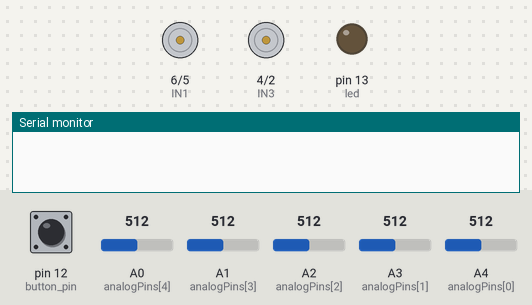
Bench run of a sketch on a simulated Arduino Uno, built with avr-gcc and run on an emulated ATmega328P. Shown: motor-driver pin pairs drawn as motors (green arrow = first pin HIGH = forward, orange = second pin HIGH = backward, longer = more drive, scaled by the enable pin), output pins drawn as LEDs (lit = HIGH), the last lines printed to the serial monitor. Dashed ring = blinking. The inputs (shaded band) are chosen by the test bench; at power-on: pin 12 (button_pin) HIGH, A0 (analogPins[4]) = 512, A4 (analogPins[0]) = 512, A1 (analogPins[3]) = 512, A3 (analogPins[1]) = 512, A2 (analogPins[2]) = 512.

Above: at 1.2 s.
1.3 s: pin 12 (button_pin) pulled LOW for 0.15 s
At 1.6 s:
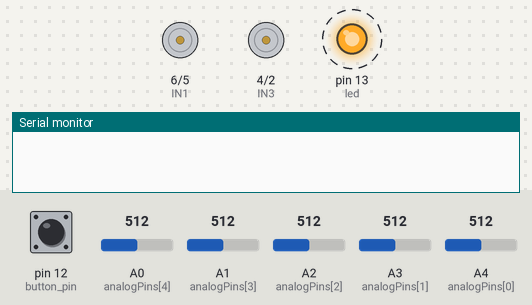
4.3 s: A0 (analogPins[4]) set to 544
5.8 s: A4 (analogPins[0]) set to 540
At 6.5 s:
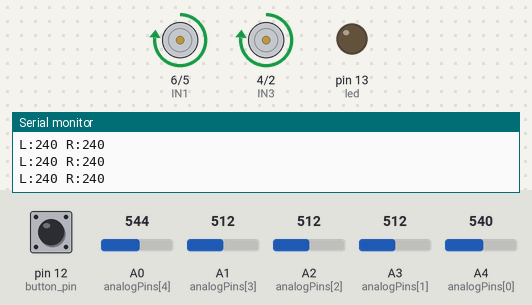
7.3 s: A1 (analogPins[3]) set to 541
At 7.7 s:
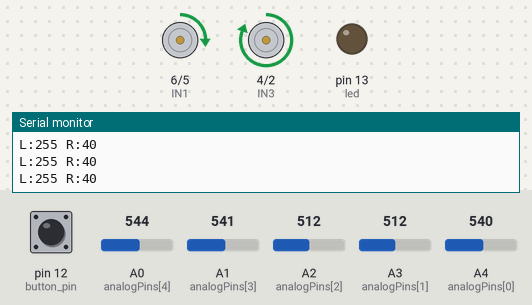
8.8 s: A3 (analogPins[1]) set to 541
At 9.9 s:
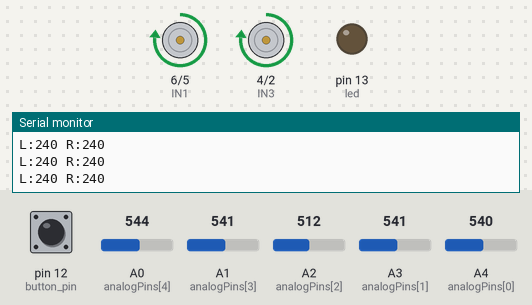
11.8 s: A2 (analogPins[2]) set to 541
At 12.2 s:
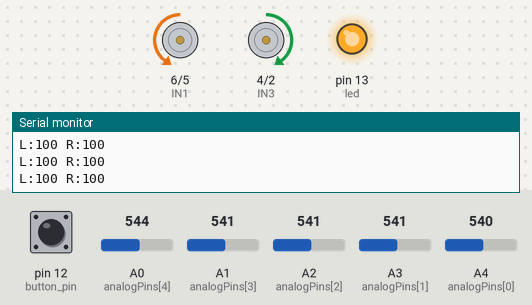
Timing chart, 0 to 14.3 s (numbered marks = the images above; inputs shaded):
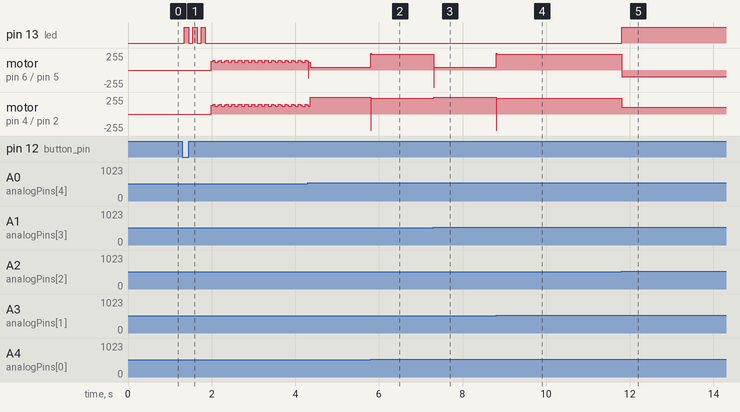

The sketch:

my_robot.ino
```cpp
//motor pin defines
#define IN1 6
#define IN2 5
#define IN3 4
#define IN4 2
#define enA 9
#define enB 3

//declaration of necessary variable to line follow
int s[5], total, sensor_position; // Corrected size to 5 for 5 sensors
int threshold = 531; //set threshold as like i've shown in video
float avg;
int position[5] = { 1, 2, 3, 4, 5 }; // Corrected size to 5 for 5 sensors
int set_point = 3;

//push button and led
int button_pin = 12;
int led = 13;
// bool button_pin_state; // No longer needed
const byte analogPins[5] = {A4, A3, A2, A1, A0};

// Global state variables for toggle button logic
bool lineFollowingActive = false;     // Is the robot currently supposed to be line following?
int buttonState;                      // Current debounced state of the button
int lastSteadyButtonState = HIGH;     // Previous raw reading of the button, for debounce timing
unsigned long lastDebounceTime = 0;   // Used for button debouncing
unsigned long debounceDelay = 50;     // Debounce time in milliseconds

void setup() {
  //motor driver pins as output
  pinMode(IN3, OUTPUT);
  pinMode(IN4, OUTPUT);
  pinMode(IN1, OUTPUT);
  pinMode(IN2, OUTPUT);
  //button pin as input
  pinMode(button_pin, INPUT_PULLUP);
  //led pin as output
  pinMode(led, OUTPUT);
  Serial.begin(9600);
  buttonState = digitalRead(button_pin); // Initialize buttonState
  lastSteadyButtonState = buttonState;   // Initialize with current button state
}

void loop() {
  display_value();

  int reading = digitalRead(button_pin); // Raw reading

  // If the raw reading has changed, reset the debouncing timer.
  // This tracks the time since the last *change* in raw signal.
  if (reading != lastSteadyButtonState) {
    lastDebounceTime = millis();
  }

  if ((millis() - lastDebounceTime) > debounceDelay) {
    // The reading has been stable for longer than the debounce delay.
    // If this stable reading is different from the current debounced buttonState,
    // it means a confirmed change has occurred.
    if (reading != buttonState) {
      buttonState = reading; // Update the debounced state

      // Toggle happens only on the falling edge (press: HIGH -> LOW)
      if (buttonState == LOW) {
        lineFollowingActive = !lineFollowingActive; // Toggle the mode

        if (lineFollowingActive) {
          // Just transitioned to active: blink LEDs as a start signal
          for (int i = 0; i < 3; ++i) {
            digitalWrite(led, HIGH);
            delay(100);
            digitalWrite(led, LOW);
            delay(100);
          }
        } else {
          // Just transitioned to inactive: ensure LED is off and motors stop
          digitalWrite(led, LOW);
          motor(0, 0);
        }
      }
    }
  }

  lastSteadyButtonState = reading; // Save the current raw reading for the next loop iteration, to detect changes.

  // Act based on the lineFollowingActive state
  if (lineFollowingActive) {
    PID_LINE_FOLLOW(); // This will be called continuously if active
  }
  // Motors are stopped and LED turned off when lineFollowingActive becomes false.
  // No need for an 'else' block here to actively stop them on every loop if already inactive.
}

void Sensor_reading() {
  sensor_position = 0;
  total = 0;
  for (byte i = 0; i < 5; i++) {  // Sensor data read from A0, A1, A2, A3, A4
    s[i] = analogRead(analogPins[i]);
    // If analogRead is LOW (sees black), set s[i] to 1. Otherwise, set to 0 (sees white).
    if (s[i] < threshold) s[i] = 1;  // 1 means black detected
    else s[i] = 0;                   // 0 means white detected
    sensor_position += s[i] * position[i];
    total += s[i];
  }
  if (total) avg = sensor_position / total;  //average value
}

void PID_LINE_FOLLOW() {

  int kp = 200, kd = 300, PID_Value, P, D;
  float error; // Declare error variable
  static float previous_error = 0.0; // Made static to persist across calls
  int base_speed = 240, left_motor_speed, right_motor_speed, turn_speed = 100;
  static char t = 's'; // Made static to remember last turn direction, initialized to 'straight'

  // The while(1) loop is removed. This function will be called repeatedly by loop() when button is pressed.
  Sensor_reading();

  // If no sensors detect the line, avg might be calculated with total = 0, leading to issues.
  // Ensure total is not zero before calculating avg, or handle the case where total is 0.
  // Sensor_reading() already has 'if (total) avg = sensor_position / total;'
  // If total is 0, avg will retain its previous value. This might be problematic.
  // Let's ensure avg is well-defined. If total is 0, perhaps error should be max or based on 't'.

  if (total == 0) { // No line detected
    digitalWrite(led, HIGH); // Turn on LED to indicate line lost
    // Robot continues with last known turn direction 't' or a search pattern
    if (t == 'r') {
      motor(turn_speed, -turn_speed); // Turn right
    } else if (t == 'l') {
      motor(-turn_speed, turn_speed); // Turn left
    } else {
      // Default behavior if 't' is 's' (straight) or undefined: maybe stop or search.
      // For now, let's make it turn one way, e.g. right.
      motor(turn_speed, -turn_speed);
    }
    // No PID calculation if line is lost, just try to find it.
    // previous_error should probably be reset or not updated if the line is lost.
    // previous_error = 0; // Optional: Reset error when line is lost
    return; // Exit PID_LINE_FOLLOW, motor commands for search are set.
  }

  // If we have a line (total > 0), proceed with PID.
  // avg is calculated in Sensor_reading() only if total is non-zero.
  error = set_point - avg;
  D = kd * (error - previous_error);
    P = error * kp;
    PID_Value = P + D;
    previous_error = error;

    //adjusting motor speed to keep the robot in line
    right_motor_speed = base_speed - PID_Value;  //right motor speed
    left_motor_speed = base_speed + PID_Value;  //left motor speed
    motor(left_motor_speed, right_motor_speed);  // Apply PID adjusted speed

    // Update last turn direction 't' based on edge sensors
    // This logic should only set 't' if the line is clearly to one side.
    // It's also used for the "line lost" scenario.
    if (s[0] == 1 && s[4] == 0) t = 'r'; // Line far to the right (robot needs to turn hard right)
    else if (s[4] == 1 && s[0] == 0) t = 'l'; // Line far to the left (robot needs to turn hard left)
    // else if (total > 0 && total < 5) t = 's'; // If some sensors see the line, but not all, assume it's somewhat straight or correcting.

    // Handling for intersections (all sensors black)
    // This 'else if (total == 5)' was inside the while(1) loop.
    // Now, it's part of a single pass of PID_LINE_FOLLOW().
    if (total == 5) {
      // All sensors see black - could be an intersection or end of line marker
      motor(0, 0); // Stop at intersection
      // To proceed past an intersection, more logic would be needed (e.g., go straight for a bit, then re-evaluate)
      // For now, it just stops.
      // We might want to set a flag or special state here.
      // If it stops, subsequent calls to PID_LINE_FOLLOW (if button is still pressed)
      // will re-evaluate. If it's still total == 5, it will stop again.
      // This is different from 'while (total == 5) Sensor_reading();' which would get stuck.
      // The original code 'else if (total == 0) t = 's';' after this block was confusing.
    }

    // The LED that was turned on when total == 0 should be turned off if line is found again.
    // Or, use LED to indicate line following is active.
    digitalWrite(led, LOW); // Assuming LED HIGH meant line lost, turn it off if line is found/processed.
                            // This might conflict with LED blinking in loop().
                            // Let's reconsider LED usage. The loop() blinks then calls this.
                            // Maybe LED in PID_LINE_FOLLOW is for error states only.
                            // For now, if total !=0, we are "on line", turn off "line lost" indicator.

} // End of PID_LINE_FOLLOW function (removed while(1))

void display_value() {  //display the analog value of sensor in serial monitor
  for (byte i = 0; i < 5; i++) {
    s[i] = analogRead(analogPins[i]);
    //Serial.print(String(s[i]) + " ");
  }
  //Serial.println();
  //delay(50);
}

//motor run function
// Parameter 'left_speed_cmd' controls motor connected to IN3, IN4, enB
// Parameter 'right_speed_cmd' controls motor connected to IN1, IN2, enA
void motor(int left_speed_cmd, int right_speed_cmd) {
  int actual_left_speed;
  int actual_right_speed;

  // Control Left Motor (IN3, IN4, enB)
  if (left_speed_cmd >= 0) { // Forward or stop
    digitalWrite(IN3, HIGH);
    digitalWrite(IN4, LOW);
    actual_left_speed = left_speed_cmd;
  } else { // Backward
    digitalWrite(IN3, LOW);
    digitalWrite(IN4, HIGH);
    actual_left_speed = -left_speed_cmd; // Make speed positive for analogWrite
  }

  // Control Right Motor (IN1, IN2, enA)
  if (right_speed_cmd >= 0) { // Forward or stop
    digitalWrite(IN1, HIGH);
    digitalWrite(IN2, LOW);
    actual_right_speed = right_speed_cmd;
  } else { // Backward
    digitalWrite(IN1, LOW);
    digitalWrite(IN2, HIGH);
    actual_right_speed = -right_speed_cmd; // Make speed positive for analogWrite
  }

  // Cap speeds to 0-255 range for analogWrite
  if (actual_left_speed > 255) actual_left_speed = 255;
  if (actual_right_speed > 255) actual_right_speed = 255;
  // analogWrite also handles values < 0 by treating them as 0, but explicit check is clearer.
  if (actual_left_speed < 0) actual_left_speed = 0;
  if (actual_right_speed < 0) actual_right_speed = 0;


  analogWrite(enB, actual_left_speed);  // enB for Left Motor
  analogWrite(enA, actual_right_speed); // enA for Right Motor

  Serial.print("L:");
  Serial.print(actual_left_speed);
  Serial.print(" R:");
  Serial.println(actual_right_speed);
  // delay(50); // This delay might be too long for responsive PID control. Consider reducing or removing.
}
```

Measured:
- the behaviour switches between 530 and 531 on A4 (analogPins[0]) (found by bisection; images 1 and 2)
- the behaviour switches between 530 and 531 on A1 (analogPins[3]) (found by bisection; images 2 and 3)
- after the input at 1.3 s, pin 13 (led): alternates HIGH for 0.10 s and LOW for 0.10 s, 6 changes in all, then stays LOW, starting after 0.05 s
- after the input at 5.8 s, motor on pin 6 (IN1) / pin 5 (IN2): forward 40/255 → forward 240/255 at once; motor on pin 4 (IN3) / pin 2 (IN4): forward 255/255 → forward 240/255 at once
- after the input at 7.3 s, motor on pin 6 (IN1) / pin 5 (IN2): forward 240/255 → forward 40/255 at once; motor on pin 4 (IN3) / pin 2 (IN4): forward 240/255 → forward 255/255 at once
- after the input at 8.8 s, motor on pin 6 (IN1) / pin 5 (IN2): forward 40/255 → forward 240/255 at once; motor on pin 4 (IN3) / pin 2 (IN4): forward 255/255 → forward 240/255 at once
- after the input at 11.8 s, pin 13 (led): LOW → HIGH at once; motor on pin 6 (IN1) / pin 5 (IN2): forward 240/255 → backward 100/255 at once; motor on pin 4 (IN3) / pin 2 (IN4): forward 240/255 → forward 100/255 at once
